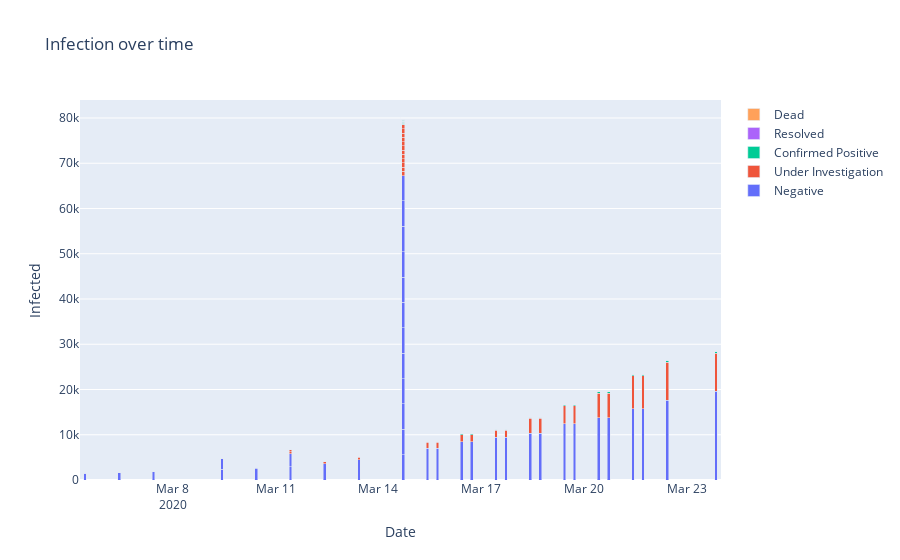

The notebook cell this image was saved under:
### Code cell
fig = go.Figure(data=[
    go.Bar(name='Negative', x=dates, y=negative),
    go.Bar(name='Under Investigation', x=dates, y=under),
    go.Bar(name='Confirmed Positive', x=dates, y=positive),
    go.Bar(name='Resolved', x=dates, y=resolved),
    go.Bar(name='Dead', x=dates, y=dead),
])
fig.update_layout(
    title_text='Infection over time', # title of plot
    xaxis_title_text='Date', # xaxis label
    yaxis_title_text='Infected', # yaxis label
    bargap=0.7, # gap between bars of adjacent location coordinates
    bargroupgap=0.1 # gap between bars of the same location coordinates
)
# Change the bar mode
fig.update_layout(barmode='stack')
fig.show()
